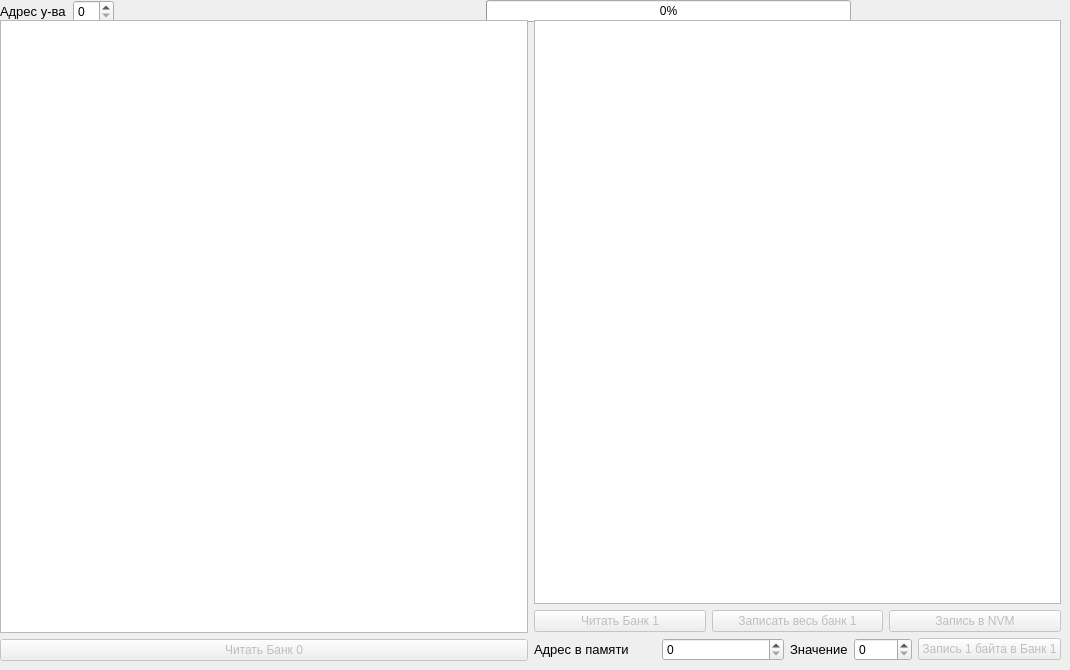
       <widget class="QWidget" name="memBanksTab">
        <attribute name="title">
         <string>Банки памяти</string>
        </attribute>
        <widget class="QWidget" name="layoutWidget">
         <property name="geometry">
          <rect>
           <x>0</x>
           <y>0</y>
           <width>851</width>
           <height>23</height>
          </rect>
         </property>
         <layout class="QHBoxLayout" name="horizontalLayout_19">
          <item>
           <widget class="QLabel" name="setDevAddrLabel">
            <property name="font">
             <font>
              <pointsize>10</pointsize>
             </font>
            </property>
            <property name="lineWidth">
             <number>4</number>
            </property>
            <property name="text">
             <string>Адрес у-ва</string>
            </property>
           </widget>
          </item>
          <item>
           <widget class="QSpinBox" name="setDevAddrSpinBox">
            <property name="maximum">
             <number>63</number>
            </property>
           </widget>
          </item>
          <item>
           <spacer name="horizontalSpacer_13">
            <property name="orientation">
             <enum>Qt::Horizontal</enum>
            </property>
            <property name="sizeHint" stdset="0">
             <size>
              <width>40</width>
              <height>20</height>
             </size>
            </property>
           </spacer>
          </item>
          <item>
           <widget class="QProgressBar" name="memBanksProgressBar">
            <property name="value">
             <number>0</number>
            </property>
           </widget>
          </item>
         </layout>
        </widget>
        <widget class="QWidget" name="horizontalLayoutWidget_21">
         <property name="geometry">
          <rect>
           <x>0</x>
           <y>20</y>
           <width>1061</width>
           <height>641</height>
          </rect>
         </property>
         <layout class="QHBoxLayout" name="horizontalLayout_35">
          <item>
           <layout class="QVBoxLayout" name="verticalLayout_16">
            <item>
             <widget class="QTableView" name="memBank0TableView"/>
            </item>
            <item>
             <widget class="QPushButton" name="readBank0Btn">
              <property name="enabled">
               <bool>false</bool>
              </property>
              <property name="text">
               <string>Читать Банк 0</string>
              </property>
             </widget>
            </item>
           </layout>
          </item>
          <item>
           <layout class="QVBoxLayout" name="verticalLayout_17">
            <item>
             <widget class="QTableView" name="memBank1TableView"/>
            </item>
            <item>
             <layout class="QHBoxLayout" name="horizontalLayout_36">
              <item>
               <widget class="QPushButton" name="readBank1Btn">
                <property name="enabled">
                 <bool>false</bool>
                </property>
                <property name="text">
                 <string>Читать Банк 1</string>
                </property>
               </widget>
              </item>
              <item>
               <widget class="QPushButton" name="writeFullBank1Btn">
                <property name="enabled">
                 <bool>false</bool>
                </property>
                <property name="text">
                 <string>Записать весь банк 1</string>
                </property>
               </widget>
              </item>
              <item>
               <widget class="QPushButton" name="memBank1FlashSaveBtn">
                <property name="enabled">
                 <bool>false</bool>
                </property>
                <property name="text">
                 <string>Запись в NVM</string>
                </property>
               </widget>
              </item>
             </layout>
            </item>
            <item>
             <layout class="QHBoxLayout" name="horizontalLayout_21">
              <item>
               <widget class="QLabel" name="setBank1AddrLabel">
                <property name="font">
                 <font>
                  <pointsize>10</pointsize>
                 </font>
                </property>
                <property name="lineWidth">
                 <number>4</number>
                </property>
                <property name="text">
                 <string>Адрес в памяти</string>
                </property>
               </widget>
              </item>
              <item>
               <widget class="QSpinBox" name="setBank1AddrSpinBox">
                <property name="maximum">
                 <number>255</number>
                </property>
               </widget>
              </item>
              <item>
               <layout class="QHBoxLayout" name="horizontalLayout_22">
                <item>
                 <widget class="QLabel" name="bank1ValueLabel">
                  <property name="font">
                   <font>
                    <pointsize>10</pointsize>
                   </font>
                  </property>
                  <property name="lineWidth">
                   <number>4</number>
                  </property>
                  <property name="text">
                   <string>Значение</string>
                  </property>
                 </widget>
                </item>
                <item>
                 <widget class="QSpinBox" name="bank1ValueSpinBox">
                  <property name="maximum">
                   <number>255</number>
                  </property>
                 </widget>
                </item>
               </layout>
              </item>
              <item>
               <widget class="QPushButton" name="writeBank1Btn">
                <property name="enabled">
                 <bool>false</bool>
                </property>
                <property name="text">
                 <string>Запись 1 байта в Банк 1</string>
                </property>
               </widget>
              </item>
             </layout>
            </item>
           </layout>
          </item>
         </layout>
        </widget>
       </widget>
